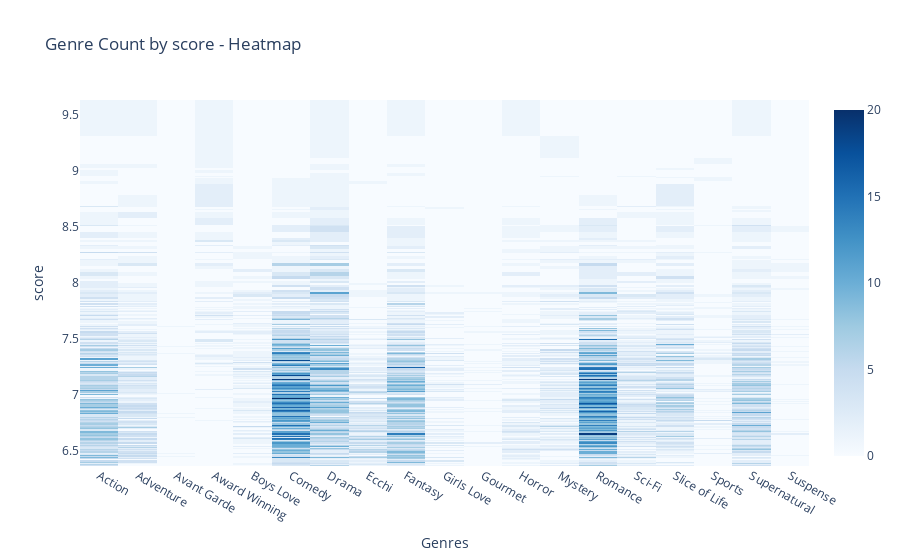

The code cell stored with this chart in its notebook:
### Code cell
# HEATMAP - INTERACTIVE - SCORE GENRES
heatmap = go.Heatmap(
    x=df_gen_sco.columns,
    y=df_gen_sco.index,
    z=df_gen_sco.values,
    colorscale='Blues'
)

layout = go.Layout(
    xaxis=dict(title='Genres'),
    yaxis=dict(title='score'),
    title='Genre Count by Score - Heatmap'
)

fig = go.Figure(data=[heatmap], layout=layout)

fig.show()

### Figure 1 — Plotly figure (JSON) as saved in the notebook; plotly's stock layout.template omitted (floating-point values rounded to 4 significant figures; data arrays with more than 128 entries replaced by an {"elided": "..."} marker saying what was removed)
{"data": [{"colorscale": [[0, "rgb(247,251,255)"], [0.125, "rgb(222,235,247)"], [0.25, "rgb(198,219,239)"], [0.375, "rgb(158,202,225)"], [0.5, "rgb(107,174,214)"], [0.625, "rgb(66,146,198)"], [0.75, "rgb(33,113,181)"], [0.875, "rgb(8,81,156)"], [1, "rgb(8,48,107)"]], "type": "heatmap", "x": ["Action", "Adventure", "Avant Garde", "Award Winning", "Boys Love", "Comedy", "Drama", "Ecchi", "Fantasy", "Girls Love", "Gourmet", "Horror", "Mystery", "Romance", "Sci-Fi", "Slice of Life", "Sports", "Supernatural", "Suspense"], "y": {"elided": "196 float values"}, "z": {"elided": "196x19 int values"}}], "layout": {"title": {"text": "Genre Count by score - Heatmap"}, "xaxis": {"title": {"text": "Genres"}}, "yaxis": {"title": {"text": "score"}}}}
